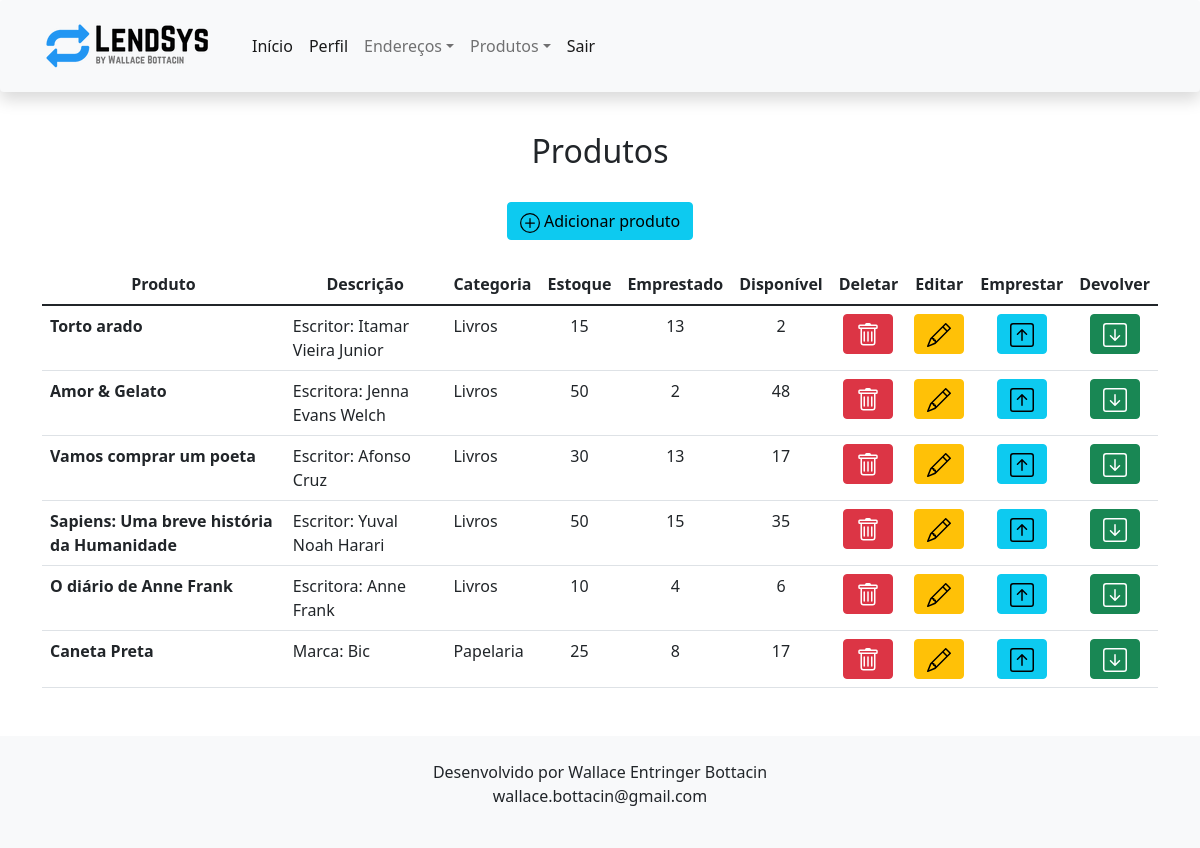
Page /Site/displayproducts.php (signed in) on the committed database.
### tables this page shows
CREATE TABLE `item` (
  `id` int(11) NOT NULL,
  `name` varchar(45) NOT NULL,
  `description` varchar(60) DEFAULT NULL,
  `category` varchar(45) DEFAULT NULL,
  `quantity` int(11) DEFAULT NULL,
  `totalborrowed` int(11) DEFAULT NULL
);

### Site/displayproducts.php (the view, shortened to what this page needs)
<?php
    include 'header.php';
    require_once 'includes/functions.inc.php';
    ?>
<div class="container-sm" style="text-align: center">
    <br>
    <h2>Produtos</h2>
    <br>
    <a href="addproduct.php">
        <button class="btn btn-info">
            Adicionar produto</button></a>
    <br>
    <br>
</div>
<?php
    $sql = "SELECT * FROM item;";
    $stmt = mysqli_stmt_init($conn);
    if (!mysqli_stmt_prepare($stmt, $sql)) {
        header("Location: ../displayproducts.php?error=stmtfailed");
        exit();
    }
    mysqli_stmt_execute($stmt);
    $resultData = mysqli_stmt_get_result($stmt);
    $resultCheck = mysqli_num_rows($resultData);
    if ($resultCheck > 0) {
        echo "<div class='container-lg table-responsive'>";
        echo " <table class='table table-hover'>
        <thead>
        <tr>
            <th scope='col' style='text-align: center'>Produto</th>
            <th scope='col' style='text-align: center'>Descrição</th>
            <th scope='col' style='text-align: center'>Categoria</th>
            <th scope='col' style='text-align: center'>Estoque</th>
            <th scope='col' style='text-align: center'>Emprestado</th>
            <th scope='col' style='text-align: center'>Disponível</th>";
        if ($_SESSION["userrole"] == "1") {
            echo "
            <th scope='col' style='text-align: center'>Deletar</th>
            <th scope='col' style='text-align: center'>Editar</th>
            <th scope='col' style='text-align: center'>Emprestar</th>
            <th scope='col' style='text-align: center'>Devolver</th>
            ";
        }
        echo "</tr>
            </thead>
            <tbody>";
        while ($row = mysqli_fetch_assoc($resultData)) {
            $id = $row['id'];
            $name = $row['name'];
            $description = $row['description'];
            $category = $row['category'];
            $quantity = $row['quantity'];
            $totalborrowed = $row['totalborrowed'];
            $disponibility = $quantity - $totalborrowed;
            echo "<tr>
                    <th scope='row'>" . $name . "</th>
                    <td>" . $description . "</td>
                    <td>" . $category . "</td>
                    <td style='text-align: center'>" . $quantity . "</td>
                    <td style='text-align: center'>" . $totalborrowed . "</td>
                    <td style='text-align: center'>" . $disponibility . "</td>
                    ";
            if ($_SESSION["userrole"] == "1") {
                echo "<td><form action='includes/deleteProduct.inc.php' method='POST' style='text-align: center'>
                        <input type='hidden' name='pid' value='". $id ."'>
                        <button type='submit' name='deleteProduct' class='btn btn-danger'>
                        <svg xmlns='http://www.w3.org/2000/svg' width='24' height='24' fill='currentColor' class='bi bi-trash' viewBox='0 0 16 16'>
                                <path d='M5.5 5.5A.5.5 0 0 1 6 6v6a.5.5 0 0 1-1 0V6a.5.5 0 0 1 .5-.5zm2.5 0a.5.5 0 0 1 .5.5v6a.5.5 0 0 1-1 0V6a.5.5 0 0 1 .5-.5zm3 .5a.5.5 0 0 0-1 0v6a.5.5 0 0 0 1 0V6z'/>
                                <path fill-rule='evenodd' d='M14.5 3a1 1 0 0 1-1 1H13v9a2 2 0 0 1-2 2H5a2 2 0 0 1-2-2V4h-.5a1 1 0 0 1-1-1V2a1 1 0 0 1 1-1H6a1 1 0 0 1 1-1h2a1 1 0 0 1 1 1h3.5a1 1 0 0 1 1 1v1zM4.118 4 4 4.059V13a1 1 0 0 0 1 1h6a1 1 0 0 0 1-1V4.059L11.882 4H4.118zM2.5 3V2h11v1h-11z'/>
                        </svg>
                      </button>
                      <br>
                    </form></td>";
                echo "<td><form action='editproduct.php' method='POST' style='text-align: center'>
                        <input type='hidden' name='id' value='". $id ."'>
                        <input type='hidden' name='name' value='". $name ."'>
                        <input type='hidden' name='description' value='". $description ."'>
                        <input type='hidden' name='category' value='". $category ."'>
                        <input type='hidden' name='quantity' value='". $quantity ."'>
                        <input type='hidden' name='totalborrowed' value='". $totalborrowed ."'>
                        <button type='submit' name='editProductStep1' class='btn btn-warning'>
                        <svg xmlns='http://www.w3.org/2000/svg' width='24' height='24' fill='currentColor' class='bi bi-pencil' viewBox='0 0 16 16'>
                        <path d='M12.146.146a.5.5 0 0 1 .708 0l3 3a.5.5 0 0 1 0 .708l-10 10a.5.5 0 0 1-.168.11l-5 2a.5.5 0 0 1-.65-.65l2-5a.5.5 0 0 1 .11-.168l10-10zM11.207 2.5 13.5 4.793 14.793 3.5 12.5 1.207 11.207 2.5zm1.586 3L10.5 3.207 4 9.707V10h.5a.5.5 0 0 1 .5.5v.5h.5a.5.5 0 0 1 .5.5v.5h.293l6.5-6.5zm-9.761 5.175-.106.106-1.528 3.821 3.821-1.528.106-.106A.5.5 0 0 1 5 12.5V12h-.5a.5.5 0 0 1-.5-.5V11h-.5a.5.5 0 0 1-.468-.325z'/>
                        </svg>
                        </button><br>
                    </form></td>";
                echo "<td><form action='lending.php' method='POST' style='text-align: center'>
                    <input type='hidden' name='id' value='". $id ."'>
                    <input type='hidden' name='name' value='". $name ."'>
                    <input type='hidden' name='description' value='". $description ."'>
                    <input type='hidden' name='category' value='". $category ."'>
                    <input type='hidden' name='quantity' value='". $quantity ."'>
                    <input type='hidden' name='totalborrowed' value='". $totalborrowed ."'>
                    <button type='submit' name='itemforlending' class='btn btn-info'>
                    <svg xmlns='http://www.w3.org/2000/svg' width='24' height='24' fill='currentColor' class='bi bi-arrow-up-square' viewBox='0 0 16 16'>
                    <path fill-rule='evenodd' d='M15 2a1 1 0 0 0-1-1H2a1 1 0 0 0-1 1v12a1 1 0 0 0 1 1h12a1 1 0 0 0 1-1V2zM0 2a2 2 0 0 1 2-2h12a2 2 0 0 1 2 2v12a2 2 0 0 1-2 2H2a2 2 0 0 1-2-2V2zm8.5 9.5a.5.5 0 0 1-1 0V5.707L5.354 7.854a.5.5 0 1 1-.708-.708l3-3a.5.5 0 0 1 .708 0l3 3a.5.5 0 0 1-.708.708L8.5 5.707V11.5z'/>
                    </svg>
                    </button><br>
                    </form></td>";
                echo "<td><form action='returnproduct.php' method='POST' style='text-align: center'>
                    <input type='hidden' name='id' value='". $id ."'>
                    <input type='hidden' name='name' value='". $name ."'>
                    <input type='hidden' name='description' value='". $description ."'>
                    <input type='hidden' name='category' value='". $category ."'>
                    <input type='hidden' name='quantity' value='". $quantity ."'>
                    <input type='hidden' name='totalborrowed' value='". $totalborrowed ."'>
                    <button type='submit' name='returnproduct' class='btn btn-success'>
                    <svg xmlns='http://www.w3.org/2000/svg' width='24' height='24' fill='currentColor' class='bi bi-arrow-down-square' viewBox='0 0 16 16'>
                    <path fill-rule='evenodd' d='M15 2a1 1 0 0 0-1-1H2a1 1 0 0 0-1 1v12a1 1 0 0 0 1 1h12a1 1 0 0 0 1-1V2zM0 2a2 2 0 0 1 2-2h12a2 2 0 0 1 2 2v12a2 2 0 0 1-2 2H2a2 2 0 0 1-2-2V2zm8.5 2.5a.5.5 0 0 0-1 0v5.793L5.354 8.146a.5.5 0 1 0-.708.708l3 3a.5.5 0 0 0 .708 0l3-3a.5.5 0 0 0-.708-.708L8.5 10.293V4.5z'/>
                    </svg>
                    </button><br>
                    </form></td>";
            }
        }
        echo "</tr>
        </tbody>
        </table></div>";
    } else {
        echo "<div class='container-lg'><p class='text-center'>Nenhum produto cadastrado.</p></div>";
    }
?>
<?php include 'footer.php' ?>

### Site/header.php (shortened to what this page needs)
<!DOCTYPE html>
<html lang="pt">
<head>
    <link href="https://cdn.jsdelivr.net/npm/bootstrap@5.1.3/dist/css/bootstrap.min.css" rel="stylesheet">
</head>
<body>
<nav class="navbar navbar-expand-lg navbar-light bg-light shadow p-3 mb-3 rounded sticky-top">
  <div class="container-fluid">
    <a class="navbar-brand" href="index.php"><img src="img/LendSys_logo.png" alt="LendSys by Wallace Bottacin"></a>
    <div class="collapse navbar-collapse" id="navbarSupportedContent">
        <ul class="navbar-nav me-auto mb-2 mb-lg-0">
    <?php
    if (isset($_SESSION["userid"])) {
        if ($_SESSION["userrole"] == "1") {
            echo "<li class='nav-item'>
                     <a class='nav-link active' aria-current='page' href='index.php'>Início</a>
                 </li>";
            echo "<li class='nav-item'>
                    <a class='nav-link active' aria-current='page' href='profile.php'>Perfil</a>
                  </li>";
            echo "<li class='nav-item dropdown'>
                    <a class='nav-link dropdown-toggle' href='#' id='navbarDropdownMenuLink2' role='button' data-bs-toggle='dropdown' aria-expanded='false'>Endereços</a>
                        <ul class='dropdown-menu' aria-labelledby='navbarDropdownMenuLink2'>
                            <li><a class='dropdown-item' href='displayaddress.php'>Meus edereços</a></li>
                            <li><a class='dropdown-item' href='addaddress.php'>Adicionar endereço</a></li>
                        </ul>
                    </li>";
            echo "<li class='nav-item dropdown'>
                    <a class='nav-link dropdown-toggle' href='#' id='navbarDropdownMenuLink1' role='button' data-bs-toggle='dropdown' aria-expanded='false'>Produtos</a>
                        <ul class='dropdown-menu' aria-labelledby='navbarDropdownMenuLink1'>
                            <li><a class='dropdown-item' href='displayproducts.php'>Lista de produtos</a></li>
                            <li><a class='dropdown-item' href='addproduct.php'>Cadastrar produto</a></li>
                            <li><a class='dropdown-item' href='displayproducts.php?edit=startlending'>Novo empréstimo</a></li>
                            <li><a class='dropdown-item' href='displayproducts.php?edit=startreturning'>Nova devolução</a></li>
                        </ul>
                    </li>";
            echo "<li class='nav-item'>
                   <a class='nav-link active' aria-current='page' href='includes/logout.inc.php'>Sair</a>
                  </li>";
        }
    }
    ?>
      </ul>
    </div>
  </div>
</nav>
<div class="container-fluid">

### Site/footer.php (shortened to what this page needs)
<br>
<br>
<br>
<br>
<br>
<br>
</div>
<div class="fixed-bottom bg-light">
    <br>
    <div class="container">
        <p class="text-center fs-6">Desenvolvido por Wallace Entringer Bottacin<br>wallace.bottacin@gmail.com</p>
    </div>
    <br>
</div>
</body>
</html>

### rows in the picture
item: name "Torto arado", description "Escritor: Itamar Vieira Junior", category "Livros", quantity "15", totalborrowed "13", disponibility "2"
item: name "Amor & Gelato", description "Escritora: Jenna Evans Welch", category "Livros", quantity "50", totalborrowed "2", disponibility "48"
item: name "Vamos comprar um poeta", description "Escritor: Afonso Cruz", category "Livros", quantity "30", totalborrowed "13", disponibility "17"
item: name "Sapiens: Uma breve história da Humanidade", description "Escritor: Yuval Noah Harari", category "Livros", quantity "50", totalborrowed "15", disponibility "35"
item: name "O diário de Anne Frank", description "Escritora: Anne Frank", category "Livros", quantity "10", totalborrowed "4", disponibility "6"
item: name "Caneta Preta", description "Marca: Bic", category "Papelaria", quantity "25", totalborrowed "8", disponibility "17"
